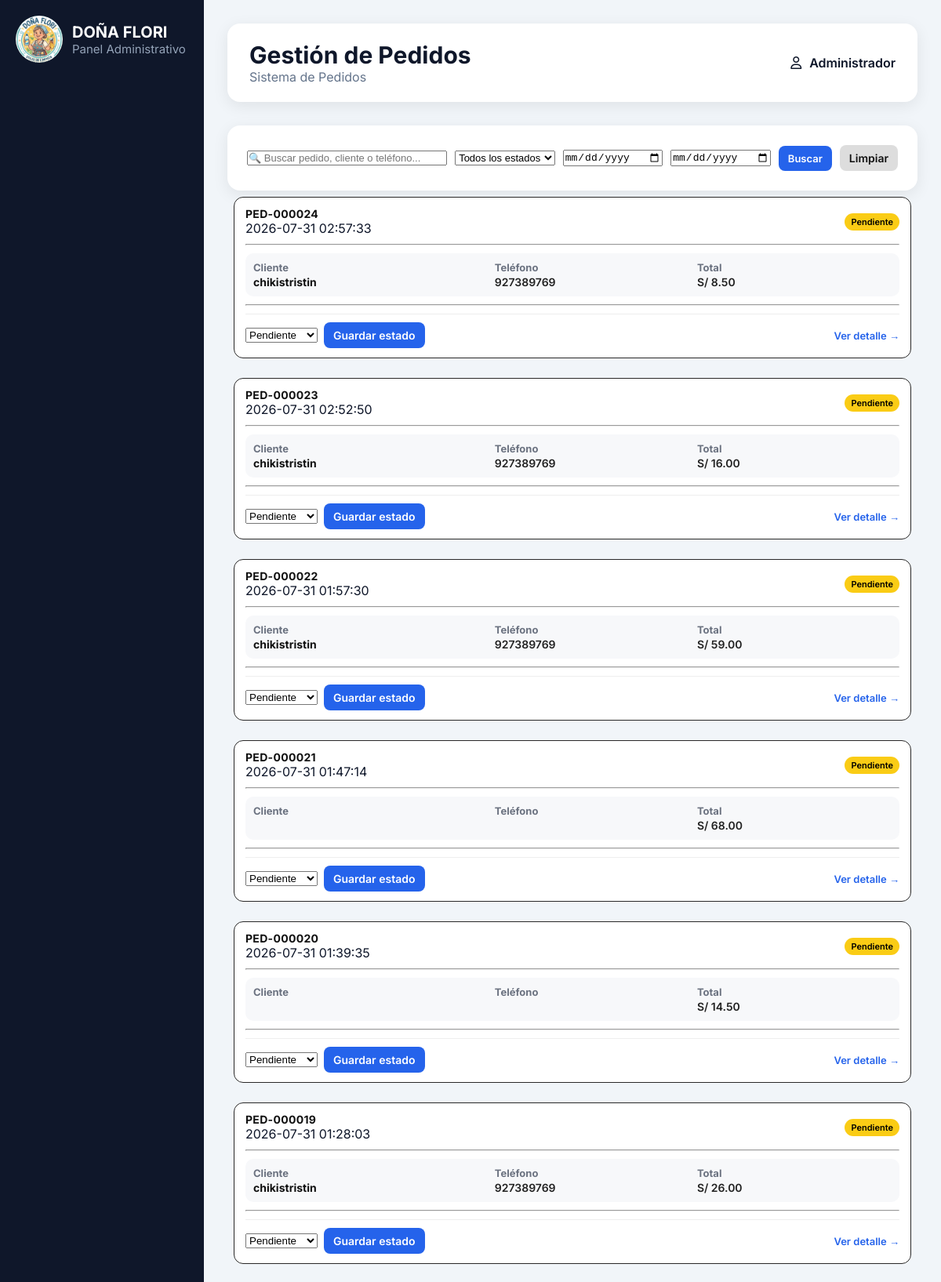
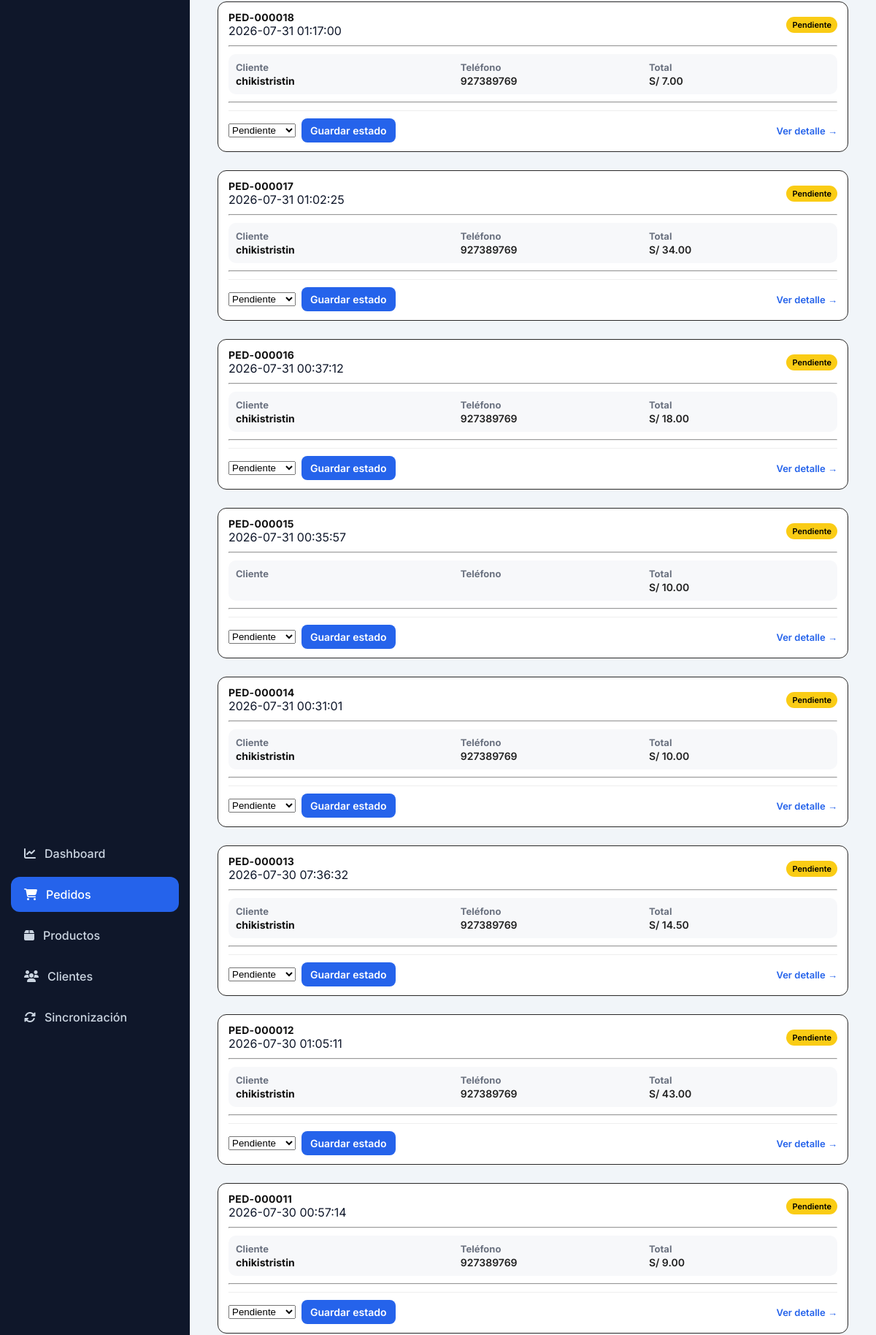
Screenshot of /admin/pedidos (upper part) with the database file from the repository (2 pictures, top to bottom).
### tables this page shows
CREATE TABLE pedidos(

            id INTEGER PRIMARY KEY AUTOINCREMENT,

            numero TEXT UNIQUE,

            cliente_id INTEGER,

            fecha TEXT,
                   
            estado TEXT,

            subtotal REAL,

            delivery REAL DEFAULT 0,

            descuento REAL DEFAULT 0,

            total REAL,


            observaciones TEXT,

            fecha_actualizacion TEXT,

            usuario TEXT, tipo_pago TEXT DEFAULT 'Efectivo',

            FOREIGN KEY(cliente_id)
            REFERENCES clientes(id)

        );

CREATE TABLE clientes(

            id INTEGER PRIMARY KEY AUTOINCREMENT,

            nombre TEXT NOT NULL,

            telefono TEXT UNIQUE,

            direccion TEXT,

            referencia TEXT,

            fecha_registro TEXT DEFAULT CURRENT_TIMESTAMP,

            ultima_compra TEXT,

            activo INTEGER DEFAULT 1                   
        );

### app.py (the view)
@app.route("/admin/pedidos")
def admin_pedidos():
    buscar = request.args.get("buscar")
    estado = request.args.get("estado")
    desde = request.args.get("desde")
    hasta = request.args.get("hasta")
    pedidos = obtener_pedidos(
        buscar=buscar,
        estado=estado,
        desde=desde,
        hasta=hasta
    )
    return render_template(
        "admin/pedidos.html",
        pedidos=pedidos,
        buscar=buscar,
        estado=estado,
        desde=desde,
        hasta=hasta
    )

### services/database_service.py (called while the page is built)
def conectar():
    conexion = sqlite3.connect(DATABASE)
    conexion.row_factory = sqlite3.Row
    return conexion

### templates/admin/pedidos.html (shortened to what this page needs)
{% extends "admin/base_admin.html" %}
{% block page_title %}
Gestión de Pedidos
{% endblock %}
{% block content %}
<div class="panel">
    <form method="GET" action="/admin/pedidos" class="filters">
        <input
            type="text"
            name="buscar"
            class="input"
            placeholder="🔍 Buscar pedido, cliente o teléfono..."
            value="{{ buscar or '' }}">
        <select name="estado" class="input">
            <option value="">Todos los estados</option>
        </select>
        <input
            type="date"
            name="desde"
            class="input"
            value="{{ desde or '' }}">
        <input
            type="date"
            name="hasta"
            class="input"
            value="{{ hasta or '' }}">
        <button class="btn-primary" type="submit">
            Buscar
        </button>
        <a href="/admin/pedidos" class="btn-secondary">
            Limpiar
        </a>
    </form>
</div>
{% if pedidos|length == 0 %}
<div class="panel">
    <h3>No se encontraron pedidos.</h3>
</div>
{% else %}
<div class="orders-list">
{% for pedido in pedidos %}
<div class="order-card
{% if pedido.estado=='PENDIENTE' %}
pending
{% elif pedido.estado=='PREPARANDO' %}
preparing
{% elif pedido.estado=='EN_CAMINO' %}
shipping
{% else %}
delivered
{% endif %}
">
    <div class="order-header">
        <div>
            <h2>
                {{ pedido.numero }}
            </h2>
            <span class="order-date">
                {{ pedido.fecha }}
            </span>
        </div>
        <div>
            {% if pedido.estado=="PENDIENTE" %}
                <span class="badge badge-yellow">
                    Pendiente
                </span>
            {% elif pedido.estado=="PREPARANDO" %}
                <span class="badge badge-blue">
                    Preparando
                </span>
            {% elif pedido.estado=="EN_CAMINO" %}
                <span class="badge badge-green">
                    En camino
                </span>
            {% else %}
                <span class="badge badge-gray">
                    Entregado
                </span>
            {% endif %}
        </div>
    </div>
    <hr>
    <div class="order-info">
        <div>
            <strong>Cliente</strong>
            <p>{{ pedido.cliente }}</p>
        </div>
        <div>
            <strong>Teléfono</strong>
            <p>{{ pedido.telefono }}</p>
        </div>
        <div>
            <strong>Total</strong>
            <p class="order-total">
                S/ {{ "%.2f"|format(pedido.total) }}
            </p>
        </div>
    </div>
    <hr>
    <div class="order-actions">
        <form
            method="POST"
            action="/admin/pedido/{{ pedido.id }}/estado">
            <select
                name="estado"
                class="input">
                <option value="PENDIENTE"
                {% if pedido.estado=="PENDIENTE" %}selected{% endif %}>
                Pendiente
                </option>
            </select>
            <button
                type="submit"
                class="btn-primary">
                Guardar estado
            </button>
        </form>
        <a
            href="/admin/pedido/{{ pedido.id }}"
            class="detail-link">
            Ver detalle →
        </a>
    </div>
</div>
{% endfor %}
</div>
{% endif %}
{% endblock %}

### static/css/admin.css (style rules this page uses)
:root { --sidebar:#0f172a; --sidebar-hover:#1e293b; --sidebar-active:#2563eb; --background:#f1f5f9; --card:#ffffff; --text:#0f172a; --text-light:#64748b; --border:#e2e8f0; --shadow:0 5px 20px rgba(0,0,0,.08); --radius:16px; }
* { margin:0; padding:0; box-sizing:border-box; }
body { font-family:"Inter",sans-serif; background:var(--background); color:var(--text); }
.panel { background:white; margin-top:25px; border-radius:16px; box-shadow:var(--shadow); padding:25px; }
.badge { display:inline-block; padding:6px 12px; border-radius:30px; color:white; font-size:13px; }
.badge-yellow { background:#facc15; color:black; }
.pending { border-left-color:#facc15; }
.order-info { display: grid; grid-template-columns: 1.2fr 1fr 1fr; gap: 10px; padding: 10px; background: #f7f8fa; border-radius: 10px; }
.order-info strong { font-size: 13px; color: #6b7280;; display: block; }
.order-info p { margin: 2px 0 0; font-size: 14px; font-weight: 600; color: #222; }
.order-info div:first-child p { font-size: 14px; font-weight: 700; color: #111; }
.orders-list { display: flex; flex-direction: column; gap: 25px; padding: 8px; }
.order-card { background: #fff; border: 1px solid #292828; border-radius: 12px; padding: 12px 14px; display: flex; flex-direction: column; gap: 10px; transition: 0.2s ease; }
.order-header { display: flex; justify-content: space-between; align-items: center; }
.order-header h2 { font-size: 14px; font-weight: 700; letter-spacing: 0.3px; color: #111; }
.order-actions { display: flex; justify-content: space-between; align-items: center; gap: 10px; padding-top: 10px; border-top: 1px solid #eee; }
.order-actions form { display: flex; gap: 8px; align-items: center; }
.detail-link { font-size: 13px; font-weight: 600; color: #2563eb; text-decoration: none; }
.badge { font-size: 11px; padding: 4px 8px; border-radius: 999px; font-weight: 600; }
.filters { display: grid; grid-template-columns: 2fr 1fr 1fr 1fr auto auto; gap: 10px; align-items: center; }
.filters .input, .filters select, .filters button { font-size: 13px; }
.btn-primary { background:#2563eb; color:white; border:none; padding:8px 12px; border-radius:8px; cursor:pointer; transition:.2s; font-weight:600; font-size: 14px; font-family: "Inter", sans-serif; }
.btn-secondary { background: #a7a8a862; color: #111; padding: 8px 12px; border-radius: 8px; text-decoration: none; font-size: 14px; font-weight: 600; font-family: "Inter", sans-serif; }

### rows the page displays
pedidos: numero "PED-000024", fecha "2026-07-31 02:57:33", shows "Pendiente", cliente "chikistristin", telefono "927389769", total "8.50", estado "Pendiente"
pedidos: numero "PED-000023", fecha "2026-07-31 02:52:50", shows "Pendiente", cliente "chikistristin", telefono "927389769", total "16.00", estado "Pendiente"
pedidos: numero "PED-000022", fecha "2026-07-31 01:57:30", shows "Pendiente", cliente "chikistristin", telefono "927389769", total "59.00", estado "Pendiente"
pedidos: numero "PED-000021", fecha "2026-07-31 01:47:14", shows "Pendiente", total "68.00", estado "Pendiente"
pedidos: numero "PED-000020", fecha "2026-07-31 01:39:35", shows "Pendiente", total "14.50", estado "Pendiente"
pedidos: numero "PED-000019", fecha "2026-07-31 01:28:03", shows "Pendiente", cliente "chikistristin", telefono "927389769", total "26.00", estado "Pendiente"
pedidos: numero "PED-000018", fecha "2026-07-31 01:17:00", shows "Pendiente", cliente "chikistristin", telefono "927389769", total "7.00", estado "Pendiente"
pedidos: numero "PED-000017", fecha "2026-07-31 01:02:25", shows "Pendiente", cliente "chikistristin", telefono "927389769", total "34.00", estado "Pendiente"
pedidos: numero "PED-000016", fecha "2026-07-31 00:37:12", shows "Pendiente", cliente "chikistristin", telefono "927389769", total "18.00", estado "Pendiente"
pedidos: numero "PED-000015", fecha "2026-07-31 00:35:57", shows "Pendiente", total "10.00", estado "Pendiente"
pedidos: numero "PED-000014", fecha "2026-07-31 00:31:01", shows "Pendiente", cliente "chikistristin", telefono "927389769", total "10.00", estado "Pendiente"
pedidos: numero "PED-000013", fecha "2026-07-30 07:36:32", shows "Pendiente", cliente "chikistristin", telefono "927389769", total "14.50", estado "Pendiente"
pedidos: numero "PED-000012", fecha "2026-07-30 01:05:11", shows "Pendiente", cliente "chikistristin", telefono "927389769", total "43.00", estado "Pendiente"
pedidos: numero "PED-000011", fecha "2026-07-30 00:57:14", shows "Pendiente", cliente "chikistristin", telefono "927389769", total "9.00", estado "Pendiente"
